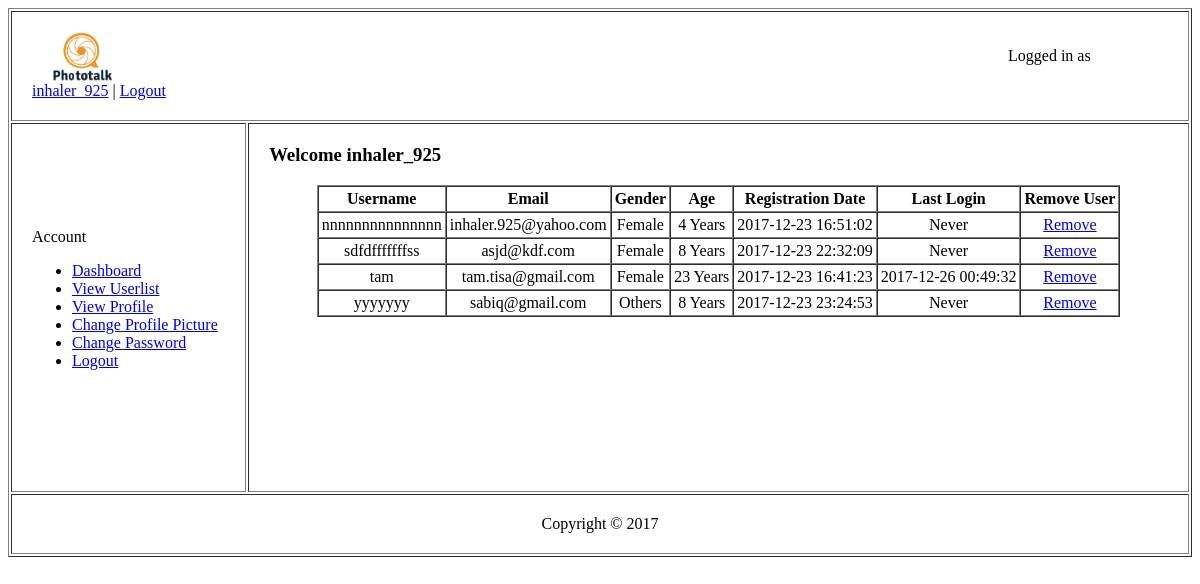
Before: /app/Userlist.php (signed in) with the older database file.
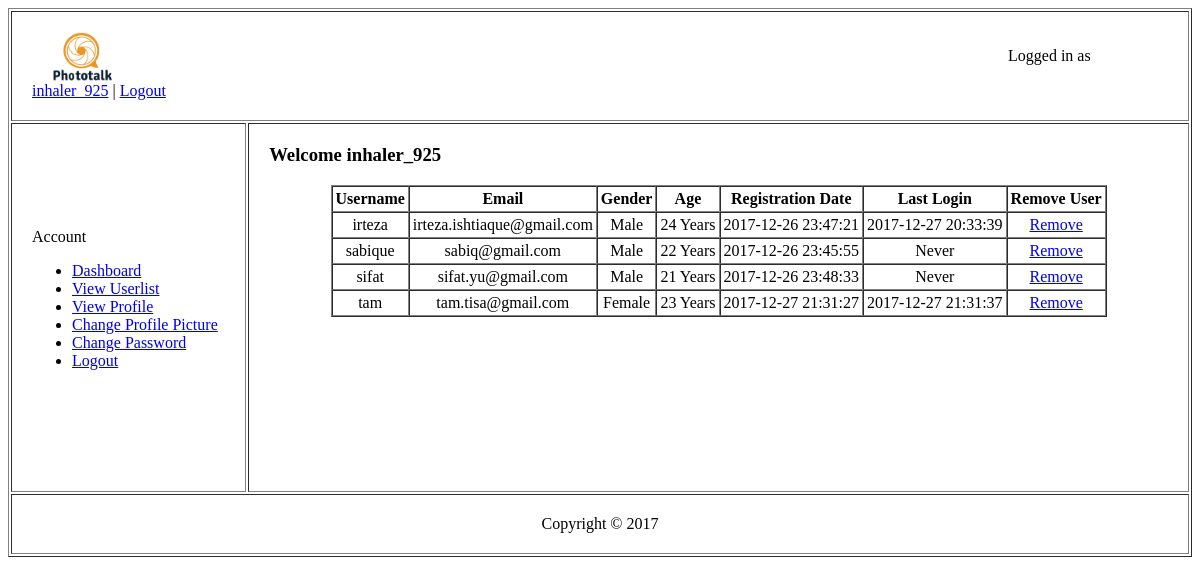
After: the same page with the newer database file.
### tables this page shows
CREATE TABLE `users` (
  `name` varchar(50) NOT NULL,
  `email` varchar(50) NOT NULL,
  `username` varchar(30) NOT NULL,
  `password` varchar(50) NOT NULL,
  `gender` varchar(6) NOT NULL,
  `dob` varchar(12) NOT NULL,
  `profile_picture` blob,
  `register_date` datetime NOT NULL,
  `last_log_in` datetime DEFAULT NULL
);

### data/userlist_handler.php (called while the page is built)
<?php
	$conn = mysqli_connect("localhost","root","","photography_site",3306);
	$user_data_query = "select * from users";
	$user_data = mysqli_query($conn,$user_data_query);
?>

### app/Userlist.php (the view, shortened to what this page needs)
<?php
	include("../data/userlist_handler.php");
?>
<html>
	<body>
		<table border="1" height="70%" width="100%" cellpadding="20" align="center">
			<tr height="20%">
				<td colspan="9">
					<img align="center"  src="Logo.jpg" width="100" height="50"/>&emsp;&emsp;&emsp;&emsp;&emsp;&emsp;&emsp;&emsp;&emsp;&emsp;&emsp;&emsp;&emsp;&emsp;&emsp;&emsp;&emsp;
					&emsp;&emsp;&emsp;&emsp;&emsp;&emsp;&emsp;&emsp;&emsp;&emsp;&emsp;&emsp;&emsp;&emsp;&emsp;&emsp;&emsp;&emsp;&emsp;&emsp;&emsp;&emsp;&emsp;
					&emsp;&emsp;&emsp;&emsp;&emsp;&emsp;&emsp;&emsp;&emsp;&emsp;&emsp;&emsp;&emsp;&emsp;
					Logged in as <a href="Admin_View_Profile.php"><?= $_SESSION['username']; ?></a> |
					<a href="Login.php">Logout</a>
				</td>
			</tr>
			<tr height="200%">
				<td colspan="1" width="20%">
					Account
					<ul>
						<li><a href="Admin_Dashboard.php">Dashboard</a></li>
						<li><a href="Userlist.php">View Userlist</a></li>
						<li><a href="Admin_View_Profile.php">View Profile</a></li>
						<li><a href="Admin_Change_Profile_Picture.php">Change Profile Picture</a></li>
						<li><a href="Admin_Change_Password.php">Change Password</a></li>
						<li><a href="Login.php">Logout</a></li>
				</td>
				<td colspan="8" valign="top">
					<h3>Welcome <?= $_SESSION['username']; ?></h3>
					<table border="1" cellspacing="0" cellpadding="3" align="center">
						<tr>
							<th>Username</th>
							<th>Email</th>
							<th>Gender</th>
							<th>Age</th>
							<th>Registration Date</th>
							<th>Last Login</th>
							<th>Remove User</th>
						</tr>
						<?php
							while($row = mysqli_fetch_assoc($user_data))
							{
								echo "<tr>";
									echo "<td align='center'>";
										echo $row['username'];
									echo "</td>";
									echo "<td align='center'>";
										echo $row['email'];
									echo "</td>";
									echo "<td align='center'>";
										echo $row['gender'];
									echo "</td>";
									echo "<td align='center'>";
										$dob = $row['dob'];
										for($i=0;$i<strlen($dob);$i++)
										{
											if($dob[$i] == '/')
											{
												$dob[$i] = '-';
											}
										}
										$today = date("Y-m-d");
										$diff = date_diff(date_create($dob), date_create($today));
										$age = $diff->format('%y');
										echo $age." Years";
									echo "</td>";
									echo "<td align='center'>";
										echo $row['register_date'];
									echo "</td>";
									echo "<td align='center'>";
										if($row['last_log_in'] == null)
											echo "Never";
										else
											echo $row['last_log_in'];
									echo "</td>";
									echo "<td align='center'>";
										$username = $row['username'];
										echo "<a href='Delete User Confirmation.php?username=$username'>Remove</a>";
									echo "</td>";
								echo "</tr>";
							}
						?>
					</table>
				</td>
			</tr>
			<tr height="10%">
				<td align="center" colspan="9">
					Copyright © 2017
				</td>
			</tr>
		</table>
	</body>
</html>

Changed rows visible on the page:
removed users: username "nnnnnnnnnnnnnnn", email "inhaler.925@yahoo.com", gender "Female", age "4", register_date "2017-12-23 16:51:02", shows "Never"
removed users: username "sdfdfffffffss", email "asjd@kdf.com", gender "Female", age "8", register_date "2017-12-23 22:32:09", shows "Never"
removed users: username "yyyyyyy", email "sabiq@gmail.com", gender "Others", age "8", register_date "2017-12-23 23:24:53", shows "Never"
added users: username "irteza", email "irteza.ishtiaque@gmail.com", gender "Male", age "24", register_date "2017-12-26 23:47:21", last_log_in "2017-12-27 20:33:39"
added users: username "sabique", email "sabiq@gmail.com", gender "Male", age "22", register_date "2017-12-26 23:45:55", shows "Never"
added users: username "sifat", email "sifat.yu@gmail.com", gender "Male", age "21", register_date "2017-12-26 23:48:33", shows "Never"
changed users "tam": register_date "2017-12-23 16:41:23" → "2017-12-27 21:31:27"; last_log_in "2017-12-26 00:49:32" → "2017-12-27 21:31:37"
